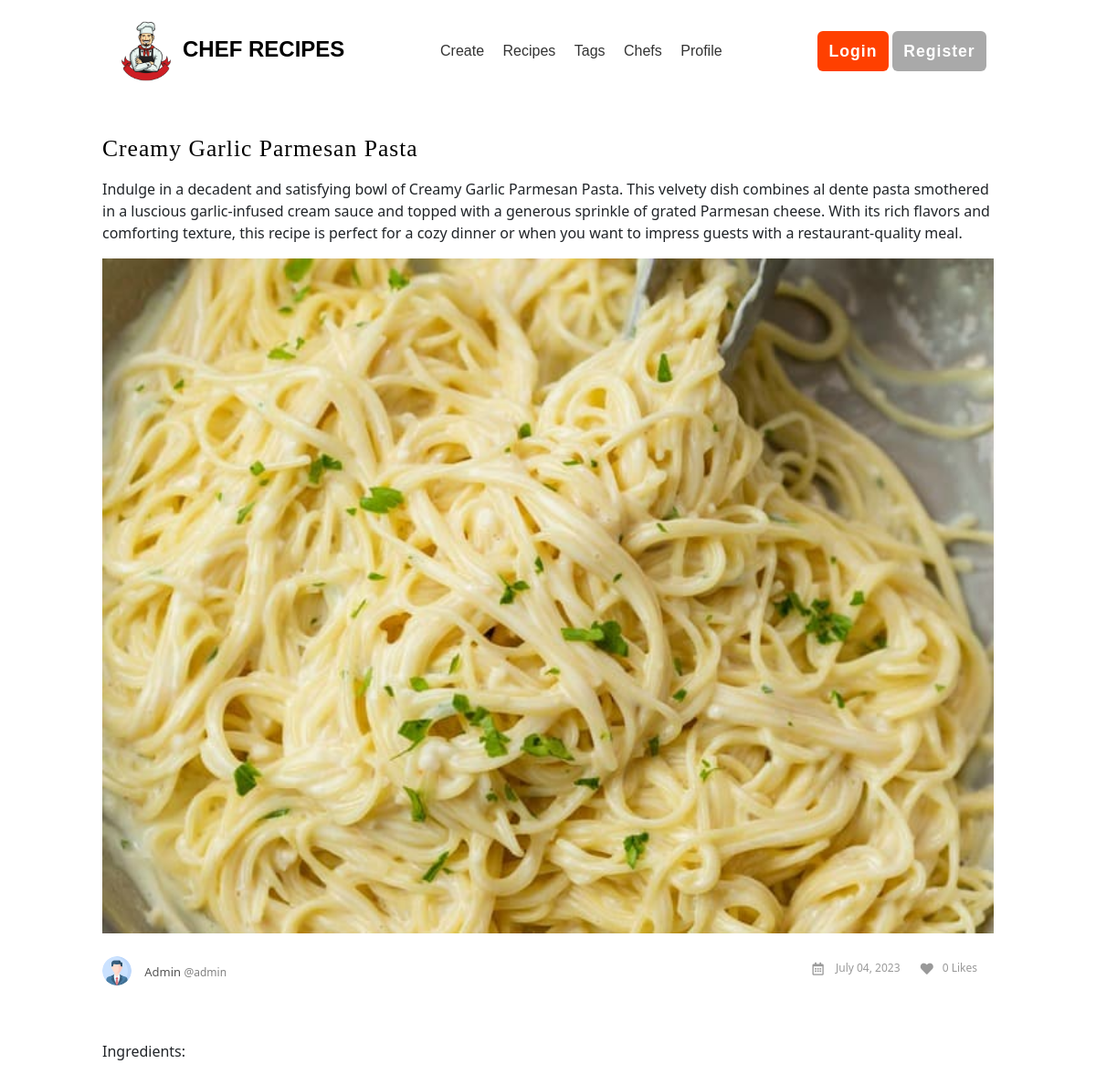
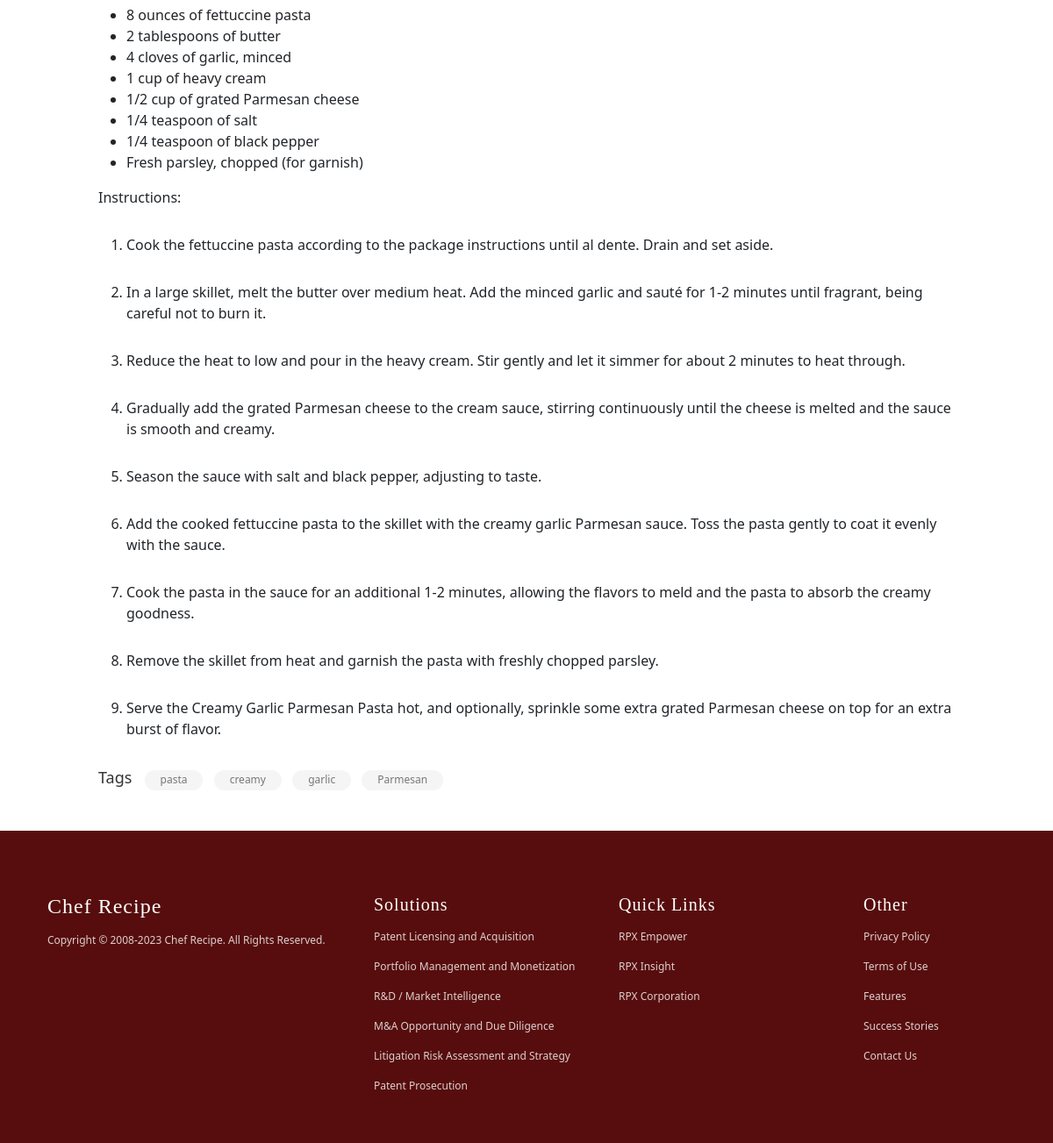
Page /details/2/ on the committed database (2 pictures, top to bottom).
### main/models.py (models this page shows, shortened)
class Recipe(models.Model):
    subject = models.CharField(max_length=100)
    image = models.ImageField(upload_to='recipe_images', blank=True)
    description = models.TextField(blank=True)
    instructions = RichTextField(blank=True)
    tags = models.ManyToManyField(Tag, blank=True)
    created_by = models.ForeignKey(User, on_delete=models.CASCADE)
    created_at = models.DateTimeField(auto_now_add=True)
    updated_at = models.DateTimeField(auto_now=True)
    liked_by = models.ManyToManyField(User, related_name='liked_recipes', blank=True)
    is_private = models.BooleanField(default=False)
    def user_profile(self):
        return UserProfile.objects.get(user=self.created_by)

class Tag(models.Model):
    name = models.CharField(max_length=50)
    created_at = models.DateTimeField(auto_now_add=True)
    updated_at = models.DateTimeField(auto_now=True)

### account/models.py (models this page shows, shortened)
class UserProfile(models.Model):
    user = models.OneToOneField(User, on_delete=models.CASCADE)
    full_name = models.CharField(max_length=100, blank=True)
    profile_picture = models.ImageField(upload_to='profile_pictures', blank=True)
    bio = models.TextField(blank=True)
    other_details = models.TextField(blank=True)
    verified = models.BooleanField(default=False)
    social_media_links = models.TextField(blank=True)
    created_at = models.DateTimeField(auto_now_add=True)
    updated_at = models.DateTimeField(auto_now=True)

### main/views.py (the view)
# urls.py: path('details/<int:id>/', views.details, name='details'),
def details(request, id):
    recipe = get_object_or_404(Recipe, id=id)
    return render(request, 'main/details.html', {'recipe': recipe})

### templates/main/details.html
{% extends 'includes/base.html' %}
{% load static %}
{% block body %}
<div class="container" style="max-width: 1000px; width: 100%; margin: auto; padding-top: 36px;">
    <div class="cs-blog-detail">
        <h2 style="color: #000; margin-bottom: 16px;">{{recipe.subject}}</h2>
        <p>{{recipe.description}}</p>
        <div class="cs-main-post">
            <figure><img alt="image" src="{{recipe.image.url}}"></figure>
        </div>
        <div class="cs-post-title">
            <div class="cs-author">
                <figure>
                    <a href=""><img width="32" height="32" {% if recipe.user_profile.profile_picture %}src="{{recipe.user_profile.profile_picture}}" {% else %}src="{% static 'images/cheficon.png' %}" {% endif %} class="avatar avatar-32 photo" alt=""></a>
                </figure>
                <div class="cs-text">
                    <a href="">{{recipe.user_profile.full_name}} <span style="font-size: 12px; color: gray;">@{{recipe.created_by.username}}</span></a>
                </div>
            </div>
            <div class="post-option">
                <span class="post-date"><a href="#">
                    <i class="far fa-calendar-alt"></i>
                    {{recipe.created_at|date:"F d, Y"}}
                </a></span>
                <span class="post-comment"><a href="#"><i class="fas fa-heart"></i>{{recipe.liked_by.all.count}} Likes</a></span>
            </div>
        </div>
        <div class="cs-post-option-panel">
            <div class="rich-editor-text">
                <p>{{recipe.instructions|safe}}</p>
            </div>
        </div>
        <div class="cs-tags">
            <div class="tags">
                <span>Tags</span>
                <ul>
                    {% for tag in recipe.tags.all %}
                        <li><a rel="tag" href="#">
                            {{tag.name}}
                        </a></li>
                    {% endfor %}
                </ul>
            </div>
        </div>
    </div>
</div>
{% endblock %}

### static/css/style.css (style rules this page uses)
* { margin: 0; padding: 0; }
a, a:hover, a:focus, a:active { text-decoration: none; border: 0; }
h1, h2, h3, h4, h5, h6 { font-family: 'Baloo', cursive; letter-spacing: 1px; text-transform: capitalize; -webkit-margin-before:0; -webkit-margin-after:0; }
h2 { font-size: 1.6em; color: rgb(255, 64, 0); text-underline-position: below; }

### static/css/details.css (style rules this page uses)
.cs-blog-detail .post-option { float: right; }
.cs-blog .post-option span a, .cs-blog-detail .post-option span a { color: #999 !important; display: inline-block; font-size: 12px; margin-right: 18px; vertical-align: middle; }
.cs-blog .post-option span i, .cs-blog-detail .post-option span i { display: inline-block; font-size: 14px; margin-right: 10px; vertical-align: middle; }
.cs-blog-detail .post-option .post-date { margin-left: 18px; }
.cs-blog .cs-author, .cs-blog-detail .cs-author { float: left; margin: 0 0 10px; }
.cs-blog .cs-author figure, .cs-blog-detail .cs-author figure { display: inline-block; height: 32px; margin: 0 10px 0 0; vertical-align: middle; width: 32px; }
.cs-blog .cs-author figure img, .cs-blog-detail .cs-author figure img { border-radius: 100%; }
.cs-blog .cs-author .cs-text, .cs-blog-detail .cs-author .cs-text { display: inline-block; margin: 0; padding: 0; vertical-align: middle; }
.cs-blog .cs-author .cs-text a, .cs-blog-detail .cs-author .cs-text a { color: #555; font-size: 13px; }
.post-option span i { margin-right: 5px; transition: all 0.3s ease-in-out 0s; }
.cs-blog-detail .cs-post-title::after { clear: both; content: ""; display: block; }
.cs-blog-detail .cs-main-post img { width: 100%; }
.cs-blog-detail .cs-main-post { margin-bottom: 25px; }
.cs-blog-detail .cs-post-option-panel { float: left; padding-top: 20px; width: 100%; }
.cs-blog-detail .rich-editor-text p { margin-bottom: 30px; }
.cs-blog-detail .tags { display: inline-block; margin: 0 -4px 0 0; vertical-align: middle; width: 50%; }
.cs-blog-detail .cs-tags { display: block; margin: 0 0 40px; }
.cs-blog-detail .cs-tags .tags span { color: #333; display: inline-block; font-size: 18px; margin: 0 10px 5px 0; }
.cs-blog-detail .cs-tags .tags ul { display: inline-block; margin: 0; padding: 0; }
.cs-tags ul li { display: inline-block; list-style: outside none none; margin: 0 0 6px; }
.cs-tags ul li a { display: block; font-size: 12px; margin: 0 8px 0 0; }
.cs-tags .tags ul li a { background-color: #f5f5f5; border-radius: 20px; color: #777; padding: 2px 18px 3px; }
.rich-editor-text p { clear: both; line-height: 24px; margin-bottom: 20px; }

### rows in the picture
Recipe: subject "Creamy Garlic Parmesan Pasta", description "Indulge in a decadent and satisfying bowl of Creamy Garlic Parmesan Pasta. This velvety dish combines al dente pasta smothered in a luscious garlic-infused cream sauce and topped with a generous sprinkle of grated Parmesan cheese. With its rich flavors and comforting texture, this recipe is perfect for a cozy dinner or when you want to impress guests with a restaurant-quality meal.", image (picture), created_by.profile_picture (placeholder picture), user_profile.full_name "Admin", created_by.username "admin", created_at "July 04, 2023", liked_by.all.count "0", instructions "Ingredients: 8 ounces of fettuccine pasta 2 tablespoons of butter 4 cloves of garlic, minced 1 cup of heavy cream 1/2 cup of grated Parmesan cheese 1/4 teaspoon of salt 1/4 teaspoon of black pepper Fresh parsley, chopped (for garnish) Instructions: Cook the fettuccine pasta according to the package instructions until al dente. Drain and set aside. In a large skillet, melt the butter over medium heat. Add the minced garlic and sauté for 1-2 minutes until fragrant, being careful not to burn it. Reduce the heat to low and pour in the heavy cream. Stir gently and let it simmer for about 2 minutes to heat through. Gradually add the grated Parmesan cheese to the cream sauce, stirring continuously…"
Tag: name "pasta"
Tag: name "creamy"
Tag: name "garlic"
Tag: name "Parmesan"
